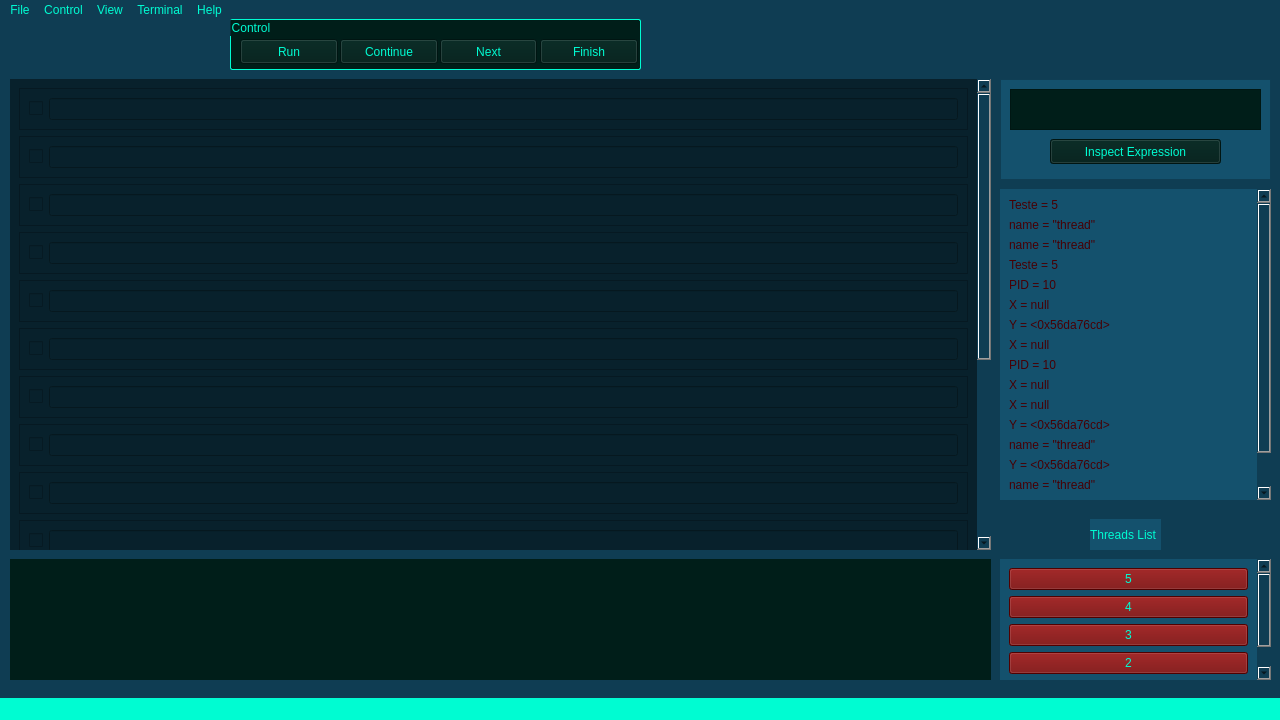
<?xml version="1.0" encoding="UTF-8"?>
<ui version="4.0">
 <class>MainWindow</class>
 <widget class="QMainWindow" name="MainWindow">
  <property name="geometry">
   <rect>
    <x>0</x>
    <y>0</y>
    <width>1280</width>
    <height>720</height>
   </rect>
  </property>
  <property name="minimumSize">
   <size>
    <width>0</width>
    <height>0</height>
   </size>
  </property>
  <property name="windowTitle">
   <string>MainWindow</string>
  </property>
  <property name="styleSheet">
   <string notr="true">background-color:rgb(15, 61, 83);
</string>
  </property>
  <widget class="QWidget" name="centralwidget">
   <property name="styleSheet">
    <string notr="true">QGroupBox {
	background-color:rgb(15, 61, 83);
	border-width: 1px;
	border-style: solid;
	border-radius: 2px;
	border-color:rgb(0, 252, 210);
}

QScrollArea {
	border-style: none;
}

QPushButton {

}</string>
   </property>
   <widget class="QWidget" name="verticalLayoutWidget">
    <property name="geometry">
     <rect>
      <x>1000</x>
      <y>540</y>
      <width>271</width>
      <height>121</height>
     </rect>
    </property>
    <layout class="QHBoxLayout" name="horizontalLayout">
     <item>
      <widget class="QScrollArea" name="scrollArea">
       <property name="styleSheet">
        <string notr="true">background-color:rgb(20, 81, 109);
color:rgb(0, 252, 210);</string>
       </property>
       <property name="widgetResizable">
        <bool>true</bool>
       </property>
       <widget class="QWidget" name="scrollAreaWidgetContents">
        <property name="geometry">
         <rect>
          <x>0</x>
          <y>0</y>
          <width>252</width>
          <height>162</height>
         </rect>
        </property>
        <layout class="QVBoxLayout" name="verticalLayout">
         <item>
          <widget class="QPushButton" name="pushButton_10">
           <property name="styleSheet">
            <string notr="true">background-color:rgb(112, 0, 0);</string>
           </property>
           <property name="text">
            <string>5</string>
           </property>
          </widget>
         </item>
         <item>
          <widget class="QPushButton" name="pushButton_9">
           <property name="styleSheet">
            <string notr="true">background-color:rgb(112, 0, 0);</string>
           </property>
           <property name="text">
            <string>4</string>
           </property>
          </widget>
         </item>
         <item>
          <widget class="QPushButton" name="pushButton_8">
           <property name="styleSheet">
            <string notr="true">background-color:rgb(112, 0, 0);</string>
           </property>
           <property name="text">
            <string>3</string>
           </property>
          </widget>
         </item>
         <item>
          <widget class="QPushButton" name="pushButton_7">
           <property name="styleSheet">
            <string notr="true">background-color:rgb(112, 0, 0);</string>
           </property>
           <property name="text">
            <string>2</string>
           </property>
          </widget>
         </item>
         <item>
          <widget class="QPushButton" name="pushButton_6">
           <property name="styleSheet">
            <string notr="true">background-color:rgb(112, 0, 0);</string>
           </property>
           <property name="text">
            <string>1</string>
           </property>
          </widget>
         </item>
        </layout>
       </widget>
      </widget>
     </item>
    </layout>
   </widget>
   <widget class="QWidget" name="verticalLayoutWidget_2">
    <property name="geometry">
     <rect>
      <x>10</x>
      <y>60</y>
      <width>981</width>
      <height>471</height>
     </rect>
    </property>
    <layout class="QVBoxLayout" name="verticalLayout_2">
     <item>
      <widget class="QScrollArea" name="scrollArea_2">
       <property name="styleSheet">
        <string notr="true">background-color:rgb(8, 33, 44);
color:rgb(0, 252, 210);</string>
       </property>
       <property name="widgetResizable">
        <bool>true</bool>
       </property>
       <widget class="QWidget" name="scrollAreaWidgetContents_2">
        <property name="geometry">
         <rect>
          <x>0</x>
          <y>0</y>
          <width>962</width>
          <height>780</height>
         </rect>
        </property>
        <layout class="QVBoxLayout" name="verticalLayout_4">
         <item>
          <widget class="QFrame" name="frame">
           <property name="frameShape">
            <enum>QFrame::StyledPanel</enum>
           </property>
           <property name="frameShadow">
            <enum>QFrame::Raised</enum>
           </property>
           <layout class="QHBoxLayout" name="horizontalLayout_2">
            <item>
             <widget class="QCheckBox" name="checkBox">
              <property name="text">
               <string/>
              </property>
             </widget>
            </item>
            <item>
             <widget class="QLineEdit" name="lineEdit"/>
            </item>
           </layout>
          </widget>
         </item>
         <item>
          <widget class="QFrame" name="frame_3">
           <property name="frameShape">
            <enum>QFrame::StyledPanel</enum>
           </property>
           <property name="frameShadow">
            <enum>QFrame::Raised</enum>
           </property>
           <layout class="QHBoxLayout" name="horizontalLayout_4">
            <item>
             <widget class="QCheckBox" name="checkBox_7">
              <property name="text">
               <string/>
              </property>
             </widget>
            </item>
            <item>
             <widget class="QLineEdit" name="lineEdit_7"/>
            </item>
           </layout>
          </widget>
         </item>
         <item>
          <widget class="QFrame" name="frame_4">
           <property name="frameShape">
            <enum>QFrame::StyledPanel</enum>
           </property>
           <property name="frameShadow">
            <enum>QFrame::Raised</enum>
           </property>
           <layout class="QHBoxLayout" name="horizontalLayout_5">
            <item>
             <widget class="QCheckBox" name="checkBox_8">
              <property name="text">
               <string/>
              </property>
             </widget>
            </item>
            <item>
             <widget class="QLineEdit" name="lineEdit_8"/>
            </item>
           </layout>
          </widget>
         </item>
         <item>
          <widget class="QFrame" name="frame_5">
           <property name="frameShape">
            <enum>QFrame::StyledPanel</enum>
           </property>
           <property name="frameShadow">
            <enum>QFrame::Raised</enum>
           </property>
           <layout class="QHBoxLayout" name="horizontalLayout_6">
            <item>
             <widget class="QCheckBox" name="checkBox_9">
              <property name="text">
               <string/>
              </property>
             </widget>
            </item>
            <item>
             <widget class="QLineEdit" name="lineEdit_9"/>
            </item>
           </layout>
          </widget>
         </item>
         <item>
          <widget class="QFrame" name="frame_8">
           <property name="frameShape">
            <enum>QFrame::StyledPanel</enum>
           </property>
           <property name="frameShadow">
            <enum>QFrame::Raised</enum>
           </property>
           <layout class="QHBoxLayout" name="horizontalLayout_9">
            <item>
             <widget class="QCheckBox" name="checkBox_14">
              <property name="text">
               <string/>
              </property>
             </widget>
            </item>
            <item>
             <widget class="QLineEdit" name="lineEdit_12"/>
            </item>
           </layout>
          </widget>
         </item>
         <item>
          <widget class="QFrame" name="frame_7">
           <property name="frameShape">
            <enum>QFrame::StyledPanel</enum>
           </property>
           <property name="frameShadow">
            <enum>QFrame::Raised</enum>
           </property>
           <layout class="QHBoxLayout" name="horizontalLayout_8">
            <item>
             <widget class="QCheckBox" name="checkBox_13">
              <property name="text">
               <string/>
              </property>
             </widget>
            </item>
            <item>
             <widget class="QLineEdit" name="lineEdit_11"/>
            </item>
           </layout>
          </widget>
         </item>
         <item>
          <widget class="QFrame" name="frame_6">
           <property name="frameShape">
            <enum>QFrame::StyledPanel</enum>
           </property>
           <property name="frameShadow">
            <enum>QFrame::Raised</enum>
           </property>
           <layout class="QHBoxLayout" name="horizontalLayout_7">
            <item>
             <widget class="QCheckBox" name="checkBox_10">
              <property name="text">
               <string/>
              </property>
             </widget>
            </item>
            <item>
             <widget class="QLineEdit" name="lineEdit_10"/>
            </item>
           </layout>
          </widget>
         </item>
         <item>
          <widget class="QFrame" name="frame_9">
           <property name="frameShape">
            <enum>QFrame::StyledPanel</enum>
           </property>
           <property name="frameShadow">
            <enum>QFrame::Raised</enum>
           </property>
           <layout class="QHBoxLayout" name="horizontalLayout_10">
            <item>
             <widget class="QCheckBox" name="checkBox_15">
              <property name="text">
               <string/>
              </property>
             </widget>
            </item>
            <item>
             <widget class="QLineEdit" name="lineEdit_13"/>
            </item>
           </layout>
          </widget>
         </item>
         <item>
          <widget class="QFrame" name="frame_16">
           <property name="frameShape">
            <enum>QFrame::StyledPanel</enum>
           </property>
           <property name="frameShadow">
            <enum>QFrame::Raised</enum>
           </property>
           <layout class="QHBoxLayout" name="horizontalLayout_17">
            <item>
             <widget class="QCheckBox" name="checkBox_22">
              <property name="text">
               <string/>
              </property>
             </widget>
            </item>
            <item>
             <widget class="QLineEdit" name="lineEdit_22"/>
            </item>
           </layout>
          </widget>
         </item>
         <item>
          <widget class="QFrame" name="frame_14">
           <property name="frameShape">
            <enum>QFrame::StyledPanel</enum>
           </property>
           <property name="frameShadow">
            <enum>QFrame::Raised</enum>
           </property>
           <layout class="QHBoxLayout" name="horizontalLayout_15">
            <item>
             <widget class="QCheckBox" name="checkBox_20">
              <property name="text">
               <string/>
              </property>
             </widget>
            </item>
            <item>
             <widget class="QLineEdit" name="lineEdit_20"/>
            </item>
           </layout>
          </widget>
         </item>
         <item>
          <widget class="QFrame" name="frame_15">
           <property name="frameShape">
            <enum>QFrame::StyledPanel</enum>
           </property>
           <property name="frameShadow">
            <enum>QFrame::Raised</enum>
           </property>
           <layout class="QHBoxLayout" name="horizontalLayout_16">
            <item>
             <widget class="QCheckBox" name="checkBox_21">
              <property name="text">
               <string/>
              </property>
             </widget>
            </item>
            <item>
             <widget class="QLineEdit" name="lineEdit_21"/>
            </item>
           </layout>
          </widget>
         </item>
         <item>
          <widget class="QFrame" name="frame_11">
           <property name="frameShape">
            <enum>QFrame::StyledPanel</enum>
           </property>
           <property name="frameShadow">
            <enum>QFrame::Raised</enum>
           </property>
           <layout class="QHBoxLayout" name="horizontalLayout_12">
            <item>
             <widget class="QCheckBox" name="checkBox_17">
              <property name="text">
               <string/>
              </property>
             </widget>
            </item>
            <item>
             <widget class="QLineEdit" name="lineEdit_17"/>
            </item>
           </layout>
          </widget>
         </item>
         <item>
          <widget class="QFrame" name="frame_12">
           <property name="frameShape">
            <enum>QFrame::StyledPanel</enum>
           </property>
           <property name="frameShadow">
            <enum>QFrame::Raised</enum>
           </property>
           <layout class="QHBoxLayout" name="horizontalLayout_13">
            <item>
             <widget class="QCheckBox" name="checkBox_18">
              <property name="text">
               <string/>
              </property>
             </widget>
            </item>
            <item>
             <widget class="QLineEdit" name="lineEdit_18"/>
            </item>
           </layout>
          </widget>
         </item>
         <item>
          <widget class="QFrame" name="frame_10">
           <property name="frameShape">
            <enum>QFrame::StyledPanel</enum>
           </property>
           <property name="frameShadow">
            <enum>QFrame::Raised</enum>
           </property>
           <layout class="QHBoxLayout" name="horizontalLayout_11">
            <item>
             <widget class="QCheckBox" name="checkBox_16">
              <property name="text">
               <string/>
              </property>
             </widget>
            </item>
            <item>
             <widget class="QLineEdit" name="lineEdit_14"/>
            </item>
           </layout>
          </widget>
         </item>
         <item>
          <widget class="QFrame" name="frame_13">
           <property name="frameShape">
            <enum>QFrame::StyledPanel</enum>
           </property>
           <property name="frameShadow">
            <enum>QFrame::Raised</enum>
           </property>
           <layout class="QHBoxLayout" name="horizontalLayout_14">
            <item>
             <widget class="QCheckBox" name="checkBox_19">
              <property name="text">
               <string/>
              </property>
             </widget>
            </item>
            <item>
             <widget class="QLineEdit" name="lineEdit_19"/>
            </item>
           </layout>
          </widget>
         </item>
         <item>
          <widget class="QFrame" name="frame_17">
           <property name="frameShape">
            <enum>QFrame::StyledPanel</enum>
           </property>
           <property name="frameShadow">
            <enum>QFrame::Raised</enum>
           </property>
           <layout class="QHBoxLayout" name="horizontalLayout_18">
            <item>
             <widget class="QCheckBox" name="checkBox_23">
              <property name="text">
               <string/>
              </property>
             </widget>
            </item>
            <item>
             <widget class="QLineEdit" name="lineEdit_23"/>
            </item>
           </layout>
          </widget>
         </item>
        </layout>
       </widget>
      </widget>
     </item>
    </layout>
   </widget>
   <widget class="QWidget" name="verticalLayoutWidget_3">
    <property name="geometry">
     <rect>
      <x>1000</x>
      <y>170</y>
      <width>271</width>
      <height>311</height>
     </rect>
    </property>
    <layout class="QVBoxLayout" name="verticalLayout_3">
     <item>
      <widget class="QScrollArea" name="scrollArea_3">
       <property name="styleSheet">
        <string notr="true">background-color:rgb(20, 81, 109);
color:rgb(0, 252, 210);</string>
       </property>
       <property name="widgetResizable">
        <bool>true</bool>
       </property>
       <widget class="QWidget" name="scrollAreaWidgetContents_3">
        <property name="geometry">
         <rect>
          <x>0</x>
          <y>0</y>
          <width>252</width>
          <height>386</height>
         </rect>
        </property>
        <layout class="QGridLayout" name="gridLayout">
         <item row="2" column="0">
          <widget class="QLabel" name="label_11">
           <property name="styleSheet">
            <string notr="true">color:rgb(70, 0, 5);</string>
           </property>
           <property name="text">
            <string>name = &quot;thread&quot;</string>
           </property>
          </widget>
         </item>
         <item row="13" column="0">
          <widget class="QLabel" name="label_31">
           <property name="styleSheet">
            <string notr="true">color:rgb(70, 0, 5);</string>
           </property>
           <property name="text">
            <string>Y = &lt;0x56da76cd&gt;</string>
           </property>
          </widget>
         </item>
         <item row="7" column="0">
          <widget class="QLabel" name="label_29">
           <property name="styleSheet">
            <string notr="true">color:rgb(70, 0, 5);</string>
           </property>
           <property name="text">
            <string>X = null</string>
           </property>
          </widget>
         </item>
         <item row="3" column="0">
          <widget class="QLabel" name="label_13">
           <property name="styleSheet">
            <string notr="true">color:rgb(70, 0, 5);</string>
           </property>
           <property name="text">
            <string>Teste = 5</string>
           </property>
          </widget>
         </item>
         <item row="6" column="0">
          <widget class="QLabel" name="label_27">
           <property name="styleSheet">
            <string notr="true">color:rgb(70, 0, 5);</string>
           </property>
           <property name="text">
            <string>Y = &lt;0x56da76cd&gt;</string>
           </property>
          </widget>
         </item>
         <item row="10" column="0">
          <widget class="QLabel" name="label_10">
           <property name="styleSheet">
            <string notr="true">color:rgb(70, 0, 5);</string>
           </property>
           <property name="text">
            <string>X = null</string>
           </property>
          </widget>
         </item>
         <item row="5" column="0">
          <widget class="QLabel" name="label_14">
           <property name="styleSheet">
            <string notr="true">color:rgb(70, 0, 5);</string>
           </property>
           <property name="text">
            <string>X = null</string>
           </property>
          </widget>
         </item>
         <item row="8" column="0">
          <widget class="QLabel" name="label_3">
           <property name="styleSheet">
            <string notr="true">color:rgb(70, 0, 5);</string>
           </property>
           <property name="text">
            <string>PID = 10</string>
           </property>
          </widget>
         </item>
         <item row="0" column="0">
          <widget class="QLabel" name="label_2">
           <property name="styleSheet">
            <string notr="true">color:rgb(70, 0, 5);</string>
           </property>
           <property name="text">
            <string>Teste = 5</string>
           </property>
          </widget>
         </item>
         <item row="12" column="0">
          <widget class="QLabel" name="label_8">
           <property name="styleSheet">
            <string notr="true">color:rgb(70, 0, 5);</string>
           </property>
           <property name="text">
            <string>name = &quot;thread&quot;</string>
           </property>
          </widget>
         </item>
         <item row="1" column="0">
          <widget class="QLabel" name="label_28">
           <property name="styleSheet">
            <string notr="true">color:rgb(70, 0, 5);</string>
           </property>
           <property name="text">
            <string>name = &quot;thread&quot;</string>
           </property>
          </widget>
         </item>
         <item row="14" column="0">
          <widget class="QLabel" name="label_30">
           <property name="styleSheet">
            <string notr="true">color:rgb(70, 0, 5);</string>
           </property>
           <property name="text">
            <string>name = &quot;thread&quot;</string>
           </property>
          </widget>
         </item>
         <item row="16" column="0">
          <widget class="QLabel" name="label_32">
           <property name="styleSheet">
            <string notr="true">color:rgb(70, 0, 5);</string>
           </property>
           <property name="text">
            <string>name = &quot;thread&quot;</string>
           </property>
          </widget>
         </item>
         <item row="11" column="0">
          <widget class="QLabel" name="label_7">
           <property name="styleSheet">
            <string notr="true">color:rgb(70, 0, 5);</string>
           </property>
           <property name="text">
            <string>Y = &lt;0x56da76cd&gt;</string>
           </property>
          </widget>
         </item>
         <item row="9" column="0">
          <widget class="QLabel" name="label_6">
           <property name="styleSheet">
            <string notr="true">color:rgb(70, 0, 5);</string>
           </property>
           <property name="text">
            <string>X = null</string>
           </property>
          </widget>
         </item>
         <item row="4" column="0">
          <widget class="QLabel" name="label_12">
           <property name="styleSheet">
            <string notr="true">color:rgb(70, 0, 5);</string>
           </property>
           <property name="text">
            <string>PID = 10</string>
           </property>
          </widget>
         </item>
         <item row="15" column="0">
          <widget class="QLabel" name="label_33">
           <property name="styleSheet">
            <string notr="true">color:rgb(70, 0, 5);</string>
           </property>
           <property name="text">
            <string>name = &quot;thread&quot;</string>
           </property>
          </widget>
         </item>
        </layout>
       </widget>
      </widget>
     </item>
    </layout>
   </widget>
   <widget class="QLabel" name="label">
    <property name="geometry">
     <rect>
      <x>10</x>
      <y>540</y>
      <width>981</width>
      <height>121</height>
     </rect>
    </property>
    <property name="styleSheet">
     <string notr="true">background-color:rgb(0, 30, 25)</string>
    </property>
    <property name="text">
     <string/>
    </property>
   </widget>
   <widget class="QGroupBox" name="groupBox">
    <property name="geometry">
     <rect>
      <x>230</x>
      <y>0</y>
      <width>411</width>
      <height>51</height>
     </rect>
    </property>
    <property name="styleSheet">
     <string notr="true">background-color:rgb(0, 30, 25);
color:rgb(0, 252, 210);</string>
    </property>
    <property name="title">
     <string>Control</string>
    </property>
    <widget class="QPushButton" name="pushButton_2">
     <property name="geometry">
      <rect>
       <x>10</x>
       <y>20</y>
       <width>98</width>
       <height>25</height>
      </rect>
     </property>
     <property name="text">
      <string>Run</string>
     </property>
    </widget>
    <widget class="QPushButton" name="pushButton_3">
     <property name="geometry">
      <rect>
       <x>210</x>
       <y>20</y>
       <width>97</width>
       <height>25</height>
      </rect>
     </property>
     <property name="text">
      <string>Next</string>
     </property>
    </widget>
    <widget class="QPushButton" name="pushButton_4">
     <property name="geometry">
      <rect>
       <x>110</x>
       <y>20</y>
       <width>98</width>
       <height>25</height>
      </rect>
     </property>
     <property name="text">
      <string>Continue</string>
     </property>
    </widget>
    <widget class="QPushButton" name="pushButton_5">
     <property name="geometry">
      <rect>
       <x>310</x>
       <y>20</y>
       <width>98</width>
       <height>25</height>
      </rect>
     </property>
     <property name="text">
      <string>Finish</string>
     </property>
    </widget>
   </widget>
   <widget class="QFrame" name="frame_2">
    <property name="geometry">
     <rect>
      <x>1000</x>
      <y>60</y>
      <width>271</width>
      <height>101</height>
     </rect>
    </property>
    <property name="styleSheet">
     <string notr="true">background-color:rgb(20, 81, 109);
color:rgb(0, 252, 210);</string>
    </property>
    <property name="frameShape">
     <enum>QFrame::StyledPanel</enum>
    </property>
    <property name="frameShadow">
     <enum>QFrame::Raised</enum>
    </property>
    <widget class="QPushButton" name="pushButton">
     <property name="geometry">
      <rect>
       <x>50</x>
       <y>60</y>
       <width>171</width>
       <height>25</height>
      </rect>
     </property>
     <property name="styleSheet">
      <string notr="true">background-color:rgb(0, 30, 25);
color:rgb(0, 252, 210);</string>
     </property>
     <property name="text">
      <string>Inspect Expression</string>
     </property>
    </widget>
    <widget class="QTextEdit" name="textEdit">
     <property name="geometry">
      <rect>
       <x>10</x>
       <y>10</y>
       <width>251</width>
       <height>41</height>
      </rect>
     </property>
     <property name="styleSheet">
      <string notr="true">background-color:rgb(0, 30, 25);
color:rgb(0, 252, 210);
font-size:20px;</string>
     </property>
    </widget>
   </widget>
   <widget class="QLabel" name="label_4">
    <property name="geometry">
     <rect>
      <x>1090</x>
      <y>500</y>
      <width>71</width>
      <height>31</height>
     </rect>
    </property>
    <property name="styleSheet">
     <string notr="true">background-color:rgb(20, 81, 109);
color:rgb(0, 252, 210);</string>
    </property>
    <property name="text">
     <string>Threads List</string>
    </property>
   </widget>
  </widget>
  <widget class="QMenuBar" name="menubar">
   <property name="geometry">
    <rect>
     <x>0</x>
     <y>0</y>
     <width>1280</width>
     <height>22</height>
    </rect>
   </property>
   <property name="styleSheet">
    <string notr="true">QMenuBar::item {
	background-color:rgb(15, 61, 83);
	color:rgb(0, 252, 210);
}

QMenuBar::item:hover {
	background-color:rgb(0, 132, 110);
	color:rgb(0, 90, 75);
}

QMenuBar::item:selected {
	background-color:rgb(0, 132, 110);
	color:rgb(0, 90, 75);
}</string>
   </property>
   <widget class="QMenu" name="menuFile">
    <property name="styleSheet">
     <string notr="true">QMenu::item {
	background-color:rgb(15, 61, 83);
	color:rgb(0, 252, 210);
}

QMenu::item:hover {
	background-color:rgb(0, 132, 110);
	color:rgb(0, 90, 75);
}

QMenu::item:selected {
	background-color:rgb(0, 132, 110);
	color:rgb(0, 90, 75);
}</string>
    </property>
    <property name="title">
     <string>File</string>
    </property>
    <addaction name="actionNew"/>
    <addaction name="actionLoad"/>
    <addaction name="actionSave"/>
    <addaction name="actionBuild"/>
   </widget>
   <widget class="QMenu" name="menuControl">
    <property name="styleSheet">
     <string notr="true">QMenu::item {
	background-color:rgb(15, 61, 83);
	color:rgb(0, 252, 210);
}

QMenu::item:hover {
	background-color:rgb(0, 132, 110);
	color:rgb(0, 90, 75);
}

QMenu::item:selected {
	background-color:rgb(0, 132, 110);
	color:rgb(0, 90, 75);
}</string>
    </property>
    <property name="title">
     <string>Control</string>
    </property>
    <addaction name="actionRun_R"/>
    <addaction name="actionContinue_A"/>
    <addaction name="actionNext_N"/>
    <addaction name="actionFinish_F"/>
   </widget>
   <widget class="QMenu" name="menuView">
    <property name="styleSheet">
     <string notr="true">QMenu::item {
	background-color:rgb(15, 61, 83);
	color:rgb(0, 252, 210);
}

QMenu::item:hover {
	background-color:rgb(0, 132, 110);
	color:rgb(0, 90, 75);
}

QMenu::item:selected {
	background-color:rgb(0, 132, 110);
	color:rgb(0, 90, 75);
}</string>
    </property>
    <property name="title">
     <string>View</string>
    </property>
    <addaction name="actionAssembly_Code"/>
    <addaction name="actionRegisters_List"/>
   </widget>
   <widget class="QMenu" name="menuTerminal">
    <property name="styleSheet">
     <string notr="true">QMenu::item {
	background-color:rgb(15, 61, 83);
	color:rgb(0, 252, 210);
}

QMenu::item:hover {
	background-color:rgb(0, 132, 110);
	color:rgb(0, 90, 75);
}

QMenu::item:selected {
	background-color:rgb(0, 132, 110);
	color:rgb(0, 90, 75);
}</string>
    </property>
    <property name="title">
     <string>Terminal</string>
    </property>
    <addaction name="actionNew_Terminal"/>
   </widget>
   <widget class="QMenu" name="menuHelp">
    <property name="styleSheet">
     <string notr="true">QMenu::item {
	background-color:rgb(15, 61, 83);
	color:rgb(0, 252, 210);
}

QMenu::item:hover {
	background-color:rgb(0, 132, 110);
	color:rgb(0, 90, 75);
}

QMenu::item:selected {
	background-color:rgb(0, 132, 110);
	color:rgb(0, 90, 75);
}</string>
    </property>
    <property name="title">
     <string>Help</string>
    </property>
    <addaction name="actionCommands"/>
    <addaction name="actionControls"/>
    <addaction name="actionAbout"/>
    <addaction name="actionDocumentation"/>
   </widget>
   <addaction name="menuFile"/>
   <addaction name="menuControl"/>
   <addaction name="menuView"/>
   <addaction name="menuTerminal"/>
   <addaction name="menuHelp"/>
  </widget>
  <widget class="QStatusBar" name="statusbar">
   <property name="styleSheet">
    <string notr="true">background-color:rgb(0, 252, 210)</string>
   </property>
  </widget>
  <action name="actionNew">
   <property name="text">
    <string>New                      </string>
   </property>
  </action>
  <action name="actionLoad">
   <property name="text">
    <string>Load                      </string>
   </property>
  </action>
  <action name="actionSave">
   <property name="text">
    <string>Save                      </string>
   </property>
  </action>
  <action name="actionBuild">
   <property name="text">
    <string>Build                     </string>
   </property>
  </action>
  <action name="actionRun_R">
   <property name="text">
    <string>Run (R)                             </string>
   </property>
  </action>
  <action name="actionContinue_A">
   <property name="text">
    <string>Continue (SPACE BAR)  </string>
   </property>
  </action>
  <action name="actionNext_N">
   <property name="text">
    <string>Next (N)                           </string>
   </property>
  </action>
  <action name="actionFinish_F">
   <property name="text">
    <string>Finish (F)                          </string>
   </property>
  </action>
  <action name="actionAssembly_Code">
   <property name="text">
    <string>Assembly Code </string>
   </property>
  </action>
  <action name="actionRegisters_List">
   <property name="text">
    <string>Registers List      </string>
   </property>
  </action>
  <action name="actionNew_Terminal">
   <property name="text">
    <string>New Terminal  </string>
   </property>
  </action>
  <action name="actionCommands">
   <property name="text">
    <string>Commands          </string>
   </property>
  </action>
  <action name="actionControls">
   <property name="text">
    <string>Controls                </string>
   </property>
  </action>
  <action name="actionAbout">
   <property name="text">
    <string>About                    </string>
   </property>
  </action>
  <action name="actionDocumentation">
   <property name="text">
    <string>Documentation    </string>
   </property>
  </action>
 </widget>
 <resources/>
 <connections/>
</ui>
